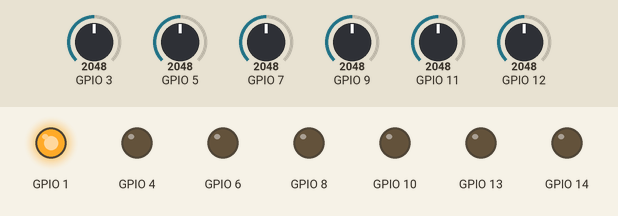
Recording of a program running on a simulated ESP32-S2. Parts: output pins drawn as LEDs (lit = HIGH). The test bench sets the inputs (shaded band); at power-on: GPIO 3 = 2048, GPIO 5 = 2048, GPIO 7 = 2048, GPIO 9 = 2048, GPIO 11 = 2048, GPIO 12 = 2048. WiFi joins after 1.5 s; servers stay silent unless stated; no MQTT or app messages arrive unless stated; pins used as bus, display or sensor lines are not drawn; what the program prints to the serial monitor is not drawn.

Above: at 0.1 s.
2.8 s: GPIO 3 set to 2452
4.6 s: GPIO 3 set to 2541
At 5.7 s:
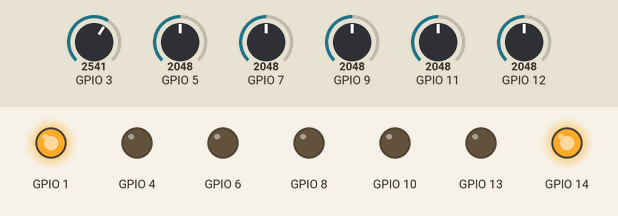
6.5 s: GPIO 5 set to 2484
9.5 s: GPIO 5 set to 2512
At 11.1 s:
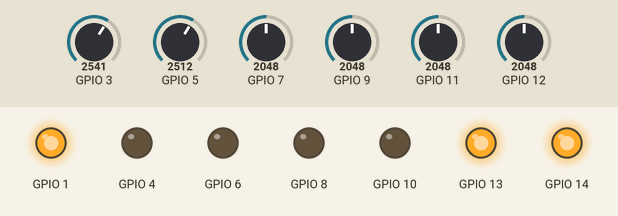
11.4 s: GPIO 7 set to 2470
14.4 s: GPIO 7 set to 2512
At 15.4 s:
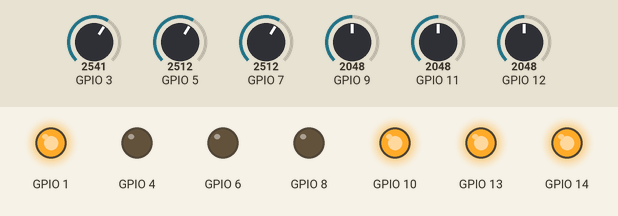
Timing chart, 0 to 17.4 s (numbered marks = the images above; inputs shaded):
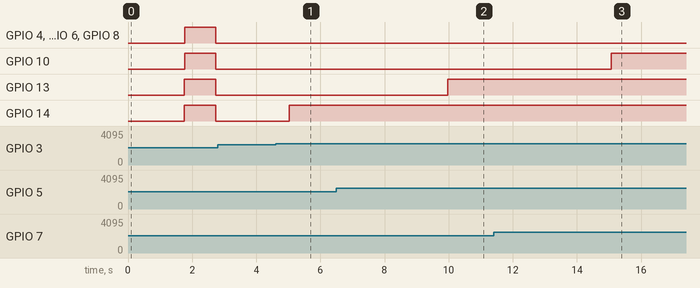

The program:

main.cpp
```cpp
#if !defined(ESP32)
#error This file is for ESP32S2 only
#endif

// ******************** compiler ********************
#define APP_NAME "Sensor ADC"
#include <version.h>  // include BUILD_NUMBER, VERSION, VERSION_SHORT

// ********************  INCLUDE  ********************

#include <WiFiConfig.h>  // user values
#include "Arduino.h"
#include <WiFi.h>
#include <PubSubClient.h>
#include <myled.h>
//#include <WebServer.h>

// ******************** constants ********************

// sensors
#define SENSOR_COUNT 6
#define SENSORTYPE_PIR "pir"
#define SENSORTYPE_CONTACT "contact"

enum class SensorType {
  PIR,
  CONTACT
};

enum class SensorState {
  UNKNOWN,
  STATE_LOW,       // 0000-2499 = too low - invalid
  STATE_ACTIVE,    // 2500-4199 = 3300-3400 - active
  STATE_INACTIVE,  // 4200-5999 = 5000-5200 - inactive
  STATE_HIGH       // 6000-8191 = too high - invalid
};

struct SensorInfo {
  String sensorName;
  SensorType sensorType;
  String sensorLocation;
  uint8_t analogPin;
  uint8_t statusLedPin;
};

struct SensorData {
  uint16_t currentADCValue;
  uint16_t averageADCValue;
  SensorState currentState;
  MyLed statusLed;
  unsigned long previousReportTime; // last time the sensor was reported to initiate a periodic report
};

// timers
const long ADC_READ_INTERVAL_MS = 40;
const long PUBLISH_INTERVAL_MS = 1000 * 60 * 5;
const long WIFI_RECONNECT_INTERVAL_MS = 1000 * 60; // minute

// mqtt
const char MQTT_WILL_TOPIC[] = "sensor/esp32s2";

// ADC values
const uint16_t MIN_ACTIVE_ADC_VALUE = 2500;
const uint16_t MIN_INACTIVE_ADC_VALUE = 4200;
const uint16_t MAX_INACTIVE_ADC_VALUE = 5100;
const uint16_t MAX_HIGH_ADC_VALUE = 6000;

// pins
const uint8_t GPIO_S1 = 3;
const uint8_t GPIO_S2 = 5;
const uint8_t GPIO_S3 = 7;
const uint8_t GPIO_S4 = 9;
const uint8_t GPIO_S5 = 11;
const uint8_t GPIO_S6 = 12;

const uint8_t LED_CONN = 1;
const uint8_t LED_MQTT = 2;

const uint8_t LED_S1 = 14;
const uint8_t LED_S2 = 13;
const uint8_t LED_S3 = 10;
const uint8_t LED_S4 = 8;
const uint8_t LED_S5 = 6;
const uint8_t LED_S6 = 4;

const SensorInfo sensors[SENSOR_COUNT] = {
  {"A1", SensorType::PIR, "Hal", GPIO_S1, LED_S1},
  {"A2", SensorType::PIR, "Lounge", GPIO_S2, LED_S2},
  {"A3", SensorType::PIR, "Keuken", GPIO_S3, LED_S3},
  {"A4", SensorType::CONTACT, "Achterdeur", GPIO_S4, LED_S4},
  {"A5", SensorType::CONTACT, "Garagedeur", GPIO_S5, LED_S5},
  {"A6", SensorType::PIR, "Garage", GPIO_S6, LED_S6}
};

// ******************** globals ********************

SensorData sensorData[SENSOR_COUNT] = {
  {MAX_INACTIVE_ADC_VALUE, MAX_INACTIVE_ADC_VALUE, SensorState::STATE_INACTIVE, MyLed(LED_S1), 0UL},
  {MAX_INACTIVE_ADC_VALUE, MAX_INACTIVE_ADC_VALUE, SensorState::STATE_INACTIVE, MyLed(LED_S2), 0UL},
  {MAX_INACTIVE_ADC_VALUE, MAX_INACTIVE_ADC_VALUE, SensorState::STATE_INACTIVE, MyLed(LED_S3), 0UL},
  {MAX_INACTIVE_ADC_VALUE, MAX_INACTIVE_ADC_VALUE, SensorState::STATE_INACTIVE, MyLed(LED_S4), 0UL},
  {MAX_INACTIVE_ADC_VALUE, MAX_INACTIVE_ADC_VALUE, SensorState::STATE_INACTIVE, MyLed(LED_S5), 0UL},
  {MAX_INACTIVE_ADC_VALUE, MAX_INACTIVE_ADC_VALUE, SensorState::STATE_INACTIVE, MyLed(LED_S6), 0UL}
};

// WiFi and MQTT
WiFiClient mqttClient;
PubSubClient client(mqttClient);
char ssid[18] = {0}; // ssid in format "12:34:56:78:9a:bc", part of mqtt message
String clientId; // mqtt client identifier
unsigned long lastWiFiReconnectTime = 0UL;

// led
MyLed ledMQTT(LED_MQTT);
MyLed ledConn(LED_CONN);

// current time
unsigned long currentMillis = millis();
// last time ADC's read
unsigned long previousADCReadTime = 0UL;

// ******************** functions ********************

// MQTT

/**
 * @brief debug print mqtt messages received
 *
 * @param topic topic
 * @param payload message
 * @param length length of message
 */
void callback(char* topic, byte* payload, unsigned int length) {
  Serial.print("Message arrived [");
  Serial.print(topic);
  Serial.print("] ");
  for (int i = 0; i < length; i++) {
    Serial.print((char)payload[i]);
  }
  Serial.println();
}

/**
 * @brief connect to MQTT
 *
 */
void reconnectMQTT() {
  // Loop until we're reconnected
  while (!client.connected()) {
    ledConn.Blink(500);
    Serial.print("Attempting MQTT connection...");
    // Attempt to connect
    if (client.connect(clientId.c_str(), MQTT_WILL_TOPIC, 1, true, "offline")) {
      Serial.printf("connected as %s\n", clientId.c_str());
      // Once connected, publish an announcement...
      client.publish(MQTT_WILL_TOPIC, "online", true);
    } else {
      Serial.print("failed, rc=");
      Serial.print(client.state());
      Serial.println(" try again");
      // Wait before retrying
      delay(100);
    }
    ledConn.loop();
  }
}

/**
 * @brief MQTT publish sensor message
 *
 * @param id sensor id
 * @param sensorState state of the sensor
 */
void publishSensorState(const int id) {
  ledMQTT.On();
  const SensorInfo &sensorInfo = sensors[id];
  const SensorData &sensorDataVar = sensorData[id];
  String topic = "sensor/" + sensorInfo.sensorName;
  String payload = "{\"mac\":\"" + String(ssid) + "\","
                   + "\"type\":\"" + (sensorInfo.sensorType == SensorType::PIR ? SENSORTYPE_PIR : SENSORTYPE_CONTACT) + "\","
                   + "\"location\":\"" + sensorInfo.sensorLocation + "\","
                   + "\"ADC\":" + sensorDataVar.currentADCValue;
  if (sensorInfo.sensorType == SensorType::PIR) {
    String jsonValue = (sensorDataVar.currentState == SensorState::STATE_ACTIVE) ? "true" : "false";
    payload += ",\"occupancy\":" + jsonValue + "}";
  } else {
    String jsonValue = (sensorDataVar.currentState == SensorState::STATE_ACTIVE) ? "false" : "true";
    payload += ",\"contact\":" + jsonValue + "}";
  }

  if (WiFi.status() == WL_CONNECTED) {
    client.publish(topic.c_str(), payload.c_str());
  }

  delay(0);
  ledMQTT.Off();
}

/**
 * @brief set ssid and clientId
 *
 * @param ssid ssid in mqtt message
 * @param clientId MQTT client id
 */
void getSSID(char (&ssid)[18], String& clientId)
{
  uint8_t baseMac[6];
  char deviceid[7] = {0}; // ssid in format "789abc"
  // Get MAC address for WiFi station
  esp_read_mac(baseMac, ESP_MAC_WIFI_STA);
  // ssid
  sprintf(ssid, "%02x:%02x:%02x:%02x:%02x:%02x", baseMac[0], baseMac[1], baseMac[2], baseMac[3], baseMac[4], baseMac[5]);
  // clientId
  sprintf(deviceid, "%02x%02x%02x", baseMac[3], baseMac[4], baseMac[5]);
  clientId = "esp" + String(deviceid);
}

// ******************** setup and loop ********************

void setup() {
  // led
  ledConn.Blink(500);
  ledMQTT.Off();

  Serial.begin(115200);
  //delay(2000);
  Serial.println();
  Serial.println(APP_NAME);
  Serial.println(VERSION);
  Serial.println();

  // WiFi
  Serial.printf("Connecting to WiFi SSID: %s\n", WIFI_SSID);
  WiFi.begin(WIFI_SSID, WIFI_PASSWD);
  while (!WiFi.isConnected()) {
    Serial.print(".");
    ledConn.loop();
    delay(100);
  }
  Serial.println();
  ledConn.Blink(100);

  getSSID(ssid, clientId);

  // mqtt
  client.setServer(MQTT_SERVER, 1883);
  client.setCallback(callback);
  reconnectMQTT();
  ledConn.On();

}  // void setup()

// calculate the state of the sensor based on the ADC reading
SensorState calculateState(const uint16_t averageADC) {
  if (averageADC < MIN_ACTIVE_ADC_VALUE) return SensorState::STATE_LOW;
  if (averageADC < MIN_INACTIVE_ADC_VALUE) return SensorState::STATE_ACTIVE;
  if (averageADC < MAX_INACTIVE_ADC_VALUE) return SensorState::STATE_INACTIVE;
  return SensorState::STATE_HIGH;
}

/**
 * @brief Read sensor and process value
 *
 */
void checkAnalogPinsAndPublish() {
  // Check ADC pins
  currentMillis = millis();
  if (currentMillis - previousADCReadTime >= ADC_READ_INTERVAL_MS) {
    previousADCReadTime = currentMillis;

    // read pins
    for (int id = 0; id < SENSOR_COUNT; id++) {
      const SensorInfo &sensorInfo = sensors[id];
      SensorData &sensorDataVar = sensorData[id];

      // read pin and calculate state
      sensorDataVar.currentADCValue = analogRead(sensorInfo.analogPin);
      sensorDataVar.averageADCValue -= sensorDataVar.averageADCValue >> 4; // replace 1/16 with new value
      sensorDataVar.averageADCValue += sensorDataVar.currentADCValue >> 4;
      delay(0);
      SensorState newSensorState = calculateState(sensorDataVar.averageADCValue);

      // publish a changed state
      if (sensorDataVar.currentState != newSensorState) {
        // update LED
        (newSensorState == SensorState::STATE_ACTIVE) ? sensorDataVar.statusLed.On() : sensorDataVar.statusLed.Off();
        // publish state
        sensorDataVar.currentState = newSensorState;
        publishSensorState(id);
        sensorDataVar.previousReportTime = millis();
      }
    }
  }
}

void publishUnchangedPins() {
  // publish unchanged pins (after 5 minutes)
  currentMillis = millis();

  for (int id = 0; id < SENSOR_COUNT; id++) {
    // const SensorInfo &sensorInfo = sensors[id];
    SensorData &sensorDataVar = sensorData[id];

    if (currentMillis - sensorDataVar.previousReportTime >= PUBLISH_INTERVAL_MS) {
      publishSensorState(id);
      sensorDataVar.previousReportTime = currentMillis;
    }
  }
}

void reconnectWiFi() {
  // if WiFi is down, try reconnecting
  if (WiFi.status() != WL_CONNECTED) {
    ledConn.Off();
    unsigned long currentMillis = millis();
    if (currentMillis - lastWiFiReconnectTime >= WIFI_RECONNECT_INTERVAL_MS) {
        Serial.print(currentMillis);
        Serial.println(" Reconnecting to WiFi...");
        WiFi.disconnect();
        WiFi.reconnect();
        lastWiFiReconnectTime = currentMillis;
      }
  } else {
    ledConn.On();
  }
}  // void reconnectWiFi()

void loop() {
  // check wifi
  reconnectWiFi();
  // run mqtt
  if (WiFi.status() == WL_CONNECTED)
  {
    reconnectMQTT();
    client.loop();
  }
  // run leds
  ledConn.loop();
  ledMQTT.loop();

  checkAnalogPinsAndPublish();

  publishUnchangedPins();

}  // void loop()
```

version.h
```cpp
#ifndef BUILD_NUMBER
  #define BUILD_NUMBER "80"
#endif
#ifndef VERSION
  #define VERSION "v1.0.230704_80 - 2023-07-04 12:54:10.067438"
#endif
#ifndef VERSION_SHORT
  #define VERSION_SHORT "v1.0.230704_80"
#endif
```

myled.cpp
```cpp
#include "myled.h"

/// Class to blink led
MyLed::MyLed(const uint8_t led)
    : _led(led),
    _ticker(std::bind(&MyLed::Toggle, this), 500)
{
  _initialise();
}

/// Turn led off
void MyLed::Off()
{
  _ticker.stop();
  _off();
};

/// Turn led on
void MyLed::On()
{
  _ticker.stop();
  _on();
};

/// Toggle state of led
void MyLed::Toggle()
{
  // _ticker.stop();
  digitalWrite(_led, !digitalRead(_led));
};

/// Blink led
void MyLed::Blink(uint32_t milliseconds)
{
  _ticker.interval(milliseconds);
  _on();
}

/// Turn led off
void MyLed::loop()
{
  _ticker.update();
};

// * Initialise led
void MyLed::_initialise()
{
  pinMode(_led, OUTPUT);
  _off();
};

void MyLed::_on()
{
  digitalWrite(_led, _LEDON);
}

void MyLed::_off()
{
  digitalWrite(_led, _LEDOFF);
}
```

myled.h
```cpp
#ifndef MY_LED_H
#define MY_LED_H

#include <Arduino.h>
#include <TickTwo.h>

class MyLed
{
public:
  /// Class to blink led
  MyLed(const uint8_t led = LED_BUILTIN);

  /// Turn led off
  void Off();

  /// Turn led on
  void On();

  /// Toggle state of led
  void Toggle();

  /// Blink led
  void Blink(uint32_t milliseconds);

  void loop();

private:
  // * led pin
  const uint8_t _led;
  const uint8_t _LEDOFF = LOW;
  const uint8_t _LEDON = HIGH;

  /// blink timer
  TickTwo _ticker;

  /// Initialise led
  void _initialise();

  /// Led On
  void _on();

  // Led Off
  void _off();
};
#endif
```

WiFiConfig.h
```cpp
#ifndef WIFI_CONFIG_H
 #define WIFI_CONFIG_H
 #define WIFI_SSID     "MY_SSID"
 #define WIFI_PASSWD   "MY_PASSWD"

 #define MQTT_SERVER "MY_MQTT_IP"
#endif
```

Measured:
- the behaviour switches between 2511 and 2512 on GPIO 3 (found by bisection; images 0 and 1)
- the behaviour switches between 2511 and 2512 on GPIO 5 (found by bisection; images 1 and 2)
- the behaviour switches between 2511 and 2512 on GPIO 7 (found by bisection; images 2 and 3)
- after the input at 2.8 s, every drawn part: stays the same
- after the input at 4.6 s, GPIO 14: LOW → HIGH after 0.42 s
- after the input at 6.5 s, every drawn part: stays the same
- after the input at 9.5 s, GPIO 13: LOW → HIGH after 0.47 s
- after the input at 11.4 s, every drawn part: stays the same
- after the input at 14.4 s, GPIO 10: LOW → HIGH after 0.68 s
